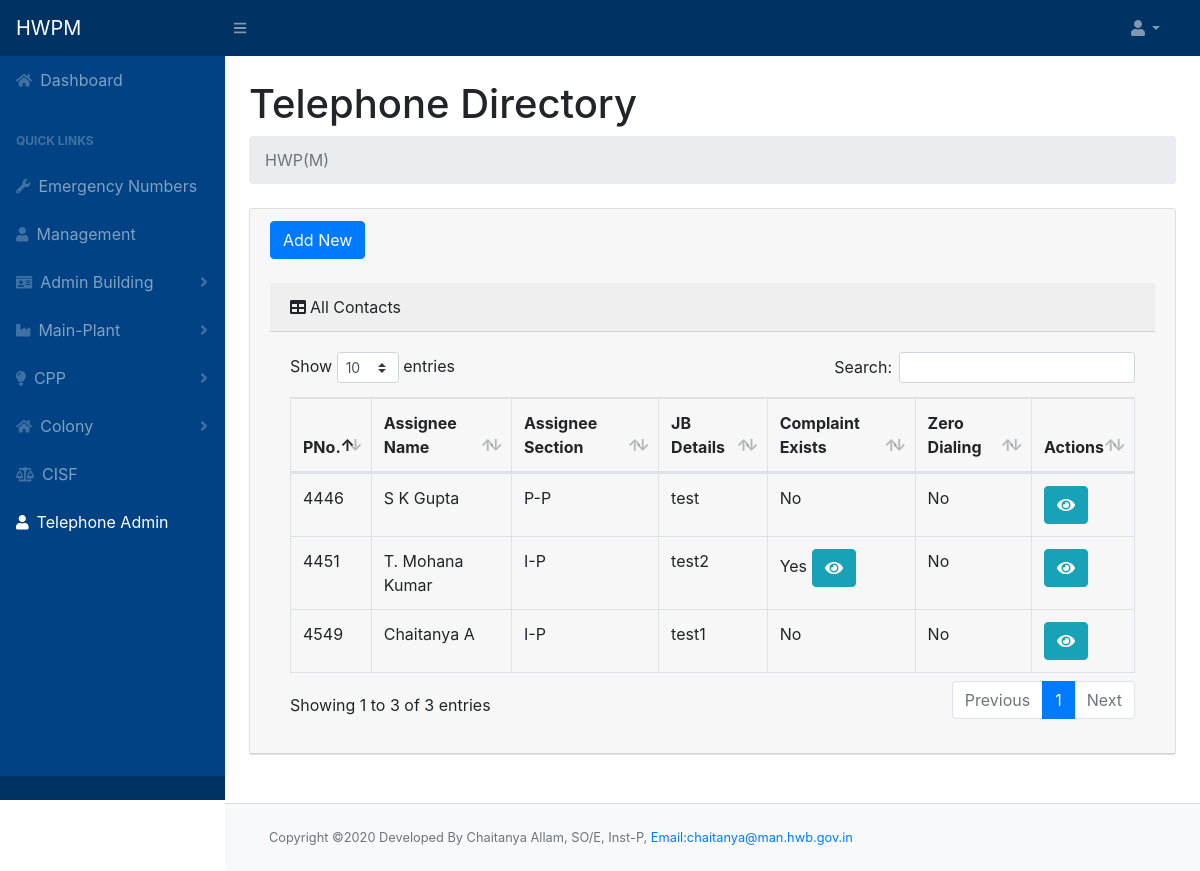
Screenshot of /teleadmin.php with the database file from the repository.
### tables this page shows
CREATE TABLE `phone_master` (
  `pno` int(10) NOT NULL,
  `parallel_pno` int(10) NOT NULL,
  `callerid_phone` int(10) NOT NULL,
  `wireless_phone` int(10) NOT NULL,
  `zero_dialing` int(10) NOT NULL,
  `jbdetails` text NOT NULL,
  `complaint_flag` tinyint(1) NOT NULL,
  `icno` int(10) NOT NULL,
  `off` tinyint(1) NOT NULL,
  `res` tinyint(1) NOT NULL,
  `emergency` tinyint(1) NOT NULL
);

CREATE TABLE `employee` (
  `icno` int(10) NOT NULL,
  `name` varchar(50) NOT NULL,
  `designation` varchar(50) NOT NULL,
  `section` varchar(50) NOT NULL,
  `pno` int(20) NOT NULL,
  `email` varchar(100) NOT NULL
);

### teleadmin.php (the view, shortened to what this page needs)
<!DOCTYPE html>
<html lang="en">
<?php include "header.php";
?>
<div id="layoutSidenav_content">
    <main>
        <div class="container-fluid">
            <h1 class="mt-4">Telephone Directory </h1>
            <ol class="breadcrumb mb-4">
                <li class="breadcrumb-item active">HWP(M)</li>
            </ol>
            <div class="card mb-4">
                <div class="card-header">
                    <button type="button" class="btn btn-primary" data-toggle="modal" data-target="#myModaladd">Add New </button><br><br>
                    <div class="card-header"><i class="fas fa-table mr-1"></i>All Contacts</div>
                    <div class="card-body">
                        <div class="table-responsive table-hover">
                            <table class="table table-bordered" id="dataTable" width="100%" cellspacing="0">
                                <thead>
                                    <tr>
                                        <th>PNo.</th>
                                        <th>Assignee Name</th>
                                        <th>Assignee Section</th>
                                        <th>JB Details</th>
                                        <th>Complaint Exists</th>
                                        <th>Zero Dialing</th>
                                        <th>Actions</th>
                                    </tr>
                                </thead>
                                <tbody>
                                    <?php
                                    $query = $conn->query("SELECT * FROM `phone_master`");
                                    while ($row = $query->fetch_assoc()) {
                                        echo "<tr>";
                                    ?>
                                        <td>
                                        <?php echo $row['pno'] ?>
                                        </td>
                                        <td><?php
                                        $query_string2="SELECT * FROM employee where `icno`='".$row['icno']."'";
                                        $query2=$conn->query($query_string2);
                                        if($query2->num_rows>0)
                                        {
                                            $row2=$query2->fetch_assoc();
                                            echo $row2['name'];
                                        }
                                        ?></td>
                                        <td><?php if(isset($row2))
                                        echo $row2['section']; ?></td>
                                        <td><?php echo $row['jbdetails'] ?></td>
                                        <td><?php if($row['complaint_flag']==1)
                                        {
                                        echo "Yes";?>
                                        <button type="button" class="btn btn-info" data-toggle="modal" data-target="#Complaint_Modal" id="viewComplaint" data-id="<?php echo $row['pno'] ?>"><i class="fa fa-eye"></i></button>
                                       <?php }
                                        else
                                        echo "No";
                                        ?></td>
                                        <td>
                                        <?php if($row['zero_dialing']==1)
                                        echo "Yes";
                                        else
                                        echo "No";
                                        ?>
                                        </td>
                                        <td>
                                        <button type="button" class="btn btn-info" data-toggle="modal" data-target="#myModalview" id="getUser" data-id="<?php echo $row['pno'] ?>"><i class="fa fa-eye"></i></button>
                                        </td>
                                        <?php
                                        echo "</tr>";
                                    } ?>
                                </tbody>
                            </table>
                        </div>
                    </div>
                </div>
            </div>
        </div>
    </main>
    <br>
    <footer class="py-4 bg-light mt-auto card-footer">
        <div class="container-fluid">
            <div class="d-flex align-items-center justify-content-between small">
                <div class="text-muted">Copyright &copy;2020 Developed By Chaitanya Allam, SO/E, Inst-P, <a href="mailto:chaitanya@man.hwb.gov.in" style="font-size:0.8rem">Email:chaitanya@man.hwb.gov.in</a></div>
            </div>
        </div>
    </footer>
</div>
<?php include "footer.php" ?>

### rows the page displays
phone_master: pno "4446", employee.name "S K Gupta", employee.section "P-P", jbdetails "test", complaint_flag "No", zero_dialing "No"
phone_master: pno "4451", employee.name "T. Mohana Kumar", employee.section "I-P", jbdetails "test2", zero_dialing "No"
phone_master: pno "4549", employee.name "Chaitanya A", employee.section "I-P", jbdetails "test1", complaint_flag "No", zero_dialing "No"
